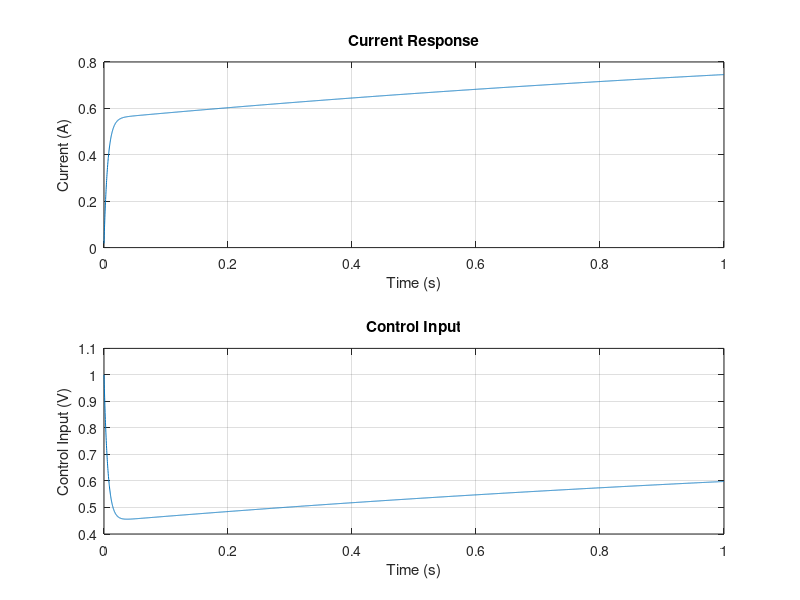

Recreate this plot in MATLAB.
% DC Current Control using PI Controller

% System Parameters
R = 0.8;        % Resistance (Ohms)
L = 0.011;      % Inductance (H)
k = 1.91;       % Motor constant (Nm/A)
J = 0.02;       % Inertia (kg*m^2)
a = 1e-2;       % Damping coefficient
Te = L / R;     % Electrical time constant
Tem = J * R / k^2; % Mechanical time constant
G = 20;         % Gain
Ts = 0.2e-3;    % Sampling time (s)

% PI Controller Parameters
Kp = 1;         % Proportional gain
Ki = 1;         % Integral gain

% Simulation Parameters
t_end = 1;      % End time for simulation (s)
t = 0:Ts:t_end; % Time vector

% Initialize variables
i_ref = 1;      % Reference current (A)
i = 0;          % Initial current (A)
e_int = 0;      % Integral of error
u = 0;          % Control input
k = 1;          % Time step index

% Preallocate arrays for storing results
i_array = zeros(size(t));
u_array = zeros(size(t));

% Simulation loop
while k <= length(t)
    % Error calculation
    e = i_ref - i;
    
    % PI Controller
    e_int = e_int + e * Ts;
    u = Kp * e + Ki * e_int;
    
    % System dynamics (discrete-time approximation)
    di_dt = (u - R * i) / L;
    i = i + di_dt * Ts;
    
    % Store results
    i_array(k) = i;
    u_array(k) = u;
    
    % Increment time step index
    k = k + 1;
end

% Plot results
figure;
subplot(2,1,1);
plot(t, i_array);
title('Current Response');
xlabel('Time (s)');
ylabel('Current (A)');
grid on;

subplot(2,1,2);
plot(t, u_array);
title('Control Input');
xlabel('Time (s)');
ylabel('Control Input (V)');
grid on;